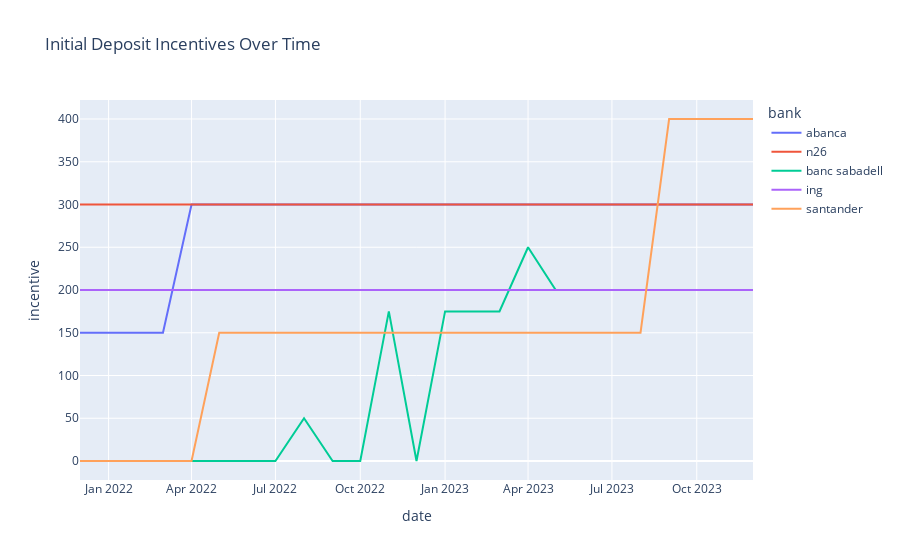

Write notebook code for a chart like this one.
### Code cell
# plot incentives (where incentives are > 0) for all banks over time  with plotly in a stacked line chart
# get only banks who have had a non zero incentive
incentive_banks = data.loc[data['incentive'] != 0, 'bank'].unique()

plot_data = data[data['bank'].isin(incentive_banks)]

fig = px.line(plot_data, x='date', y='incentive', color='bank', title='Initial Deposit Incentives Over Time')
fig.show()

### Figure 1 — Plotly figure (JSON) as saved in the notebook; plotly's stock layout.template omitted (floating-point values rounded to 4 significant figures)
{"data": [{"hovertemplate": "bank=abanca<br>date=%{x}<br>incentive=%{y}<extra></extra>", "legendgroup": "abanca", "line": {"color": "#636efa", "dash": "solid"}, "marker": {"symbol": "circle"}, "mode": "lines", "name": "abanca", "orientation": "v", "showlegend": true, "type": "scatter", "x": ["2021-12-01", "2022-01-01", "2022-02-01", "2022-03-01", "2022-04-01", "2022-05-01", "2022-06-01", "2022-07-01", "2022-08-01", "2022-09-01", "2022-10-01", "2022-11-01", "2022-12-01", "2023-01-01", "2023-02-01", "2023-03-01", "2023-04-01", "2023-05-01", "2023-06-01", "2023-07-01", "2023-08-01", "2023-09-01", "2023-10-01", "2023-11-01", "2023-12-01"], "xaxis": "x", "y": [150, 150, 150, 150, 300, 300, 300, 300, 300, 300, 300, 300, 300, 300, 300, 300, 300, 300, 300, 300, 300, 300, 300, 300, 300], "yaxis": "y"}, {"hovertemplate": "bank=n26<br>date=%{x}<br>incentive=%{y}<extra></extra>", "legendgroup": "n26", "line": {"color": "#EF553B", "dash": "solid"}, "marker": {"symbol": "circle"}, "mode": "lines", "name": "n26", "orientation": "v", "showlegend": true, "type": "scatter", "x": ["2021-12-01", "2022-01-01", "2022-02-01", "2022-03-01", "2022-04-01", "2022-05-01", "2022-06-01", "2022-07-01", "2022-08-01", "2022-09-01", "2022-10-01", "2022-11-01", "2022-12-01", "2023-01-01", "2023-02-01", "2023-03-01", "2023-04-01", "2023-05-01", "2023-06-01", "2023-07-01", "2023-08-01", "2023-09-01", "2023-10-01", "2023-11-01", "2023-12-01"], "xaxis": "x", "y": [300, 300, 300, 300, 300, 300, 300, 300, 300, 300, 300, 300, 300, 300, 300, 300, 300, 300, 300, 300, 300, 300, 300, 300, 300], "yaxis": "y"}, {"hovertemplate": "bank=banc sabadell<br>date=%{x}<br>incentive=%{y}<extra></extra>", "legendgroup": "banc sabadell", "line": {"color": "#00cc96", "dash": "solid"}, "marker": {"symbol": "circle"}, "mode": "lines", "name": "banc sabadell", "orientation": "v", "showlegend": true, "type": "scatter", "x": ["2021-12-01", "2022-01-01", "2022-02-01", "2022-03-01", "2022-04-01", "2022-05-01", "2022-06-01", "2022-07-01", "2022-08-01", "2022-09-01", "2022-10-01", "2022-11-01", "2022-12-01", "2023-01-01", "2023-02-01", "2023-03-01", "2023-04-01", "2023-05-01", "2023-06-01", "2023-07-01", "2023-08-01", "2023-09-01", "2023-10-01", "2023-11-01", "2023-12-01"], "xaxis": "x", "y": [0, 0, 0, 0, 0, 0, 0, 0, 50, 0, 0, 175, 0, 175, 175, 175, 250, 200, 200, 200, 200, 200, 200, 200, 200], "yaxis": "y"}, {"hovertemplate": "bank=ing<br>date=%{x}<br>incentive=%{y}<extra></extra>", "legendgroup": "ing", "line": {"color": "#ab63fa", "dash": "solid"}, "marker": {"symbol": "circle"}, "mode": "lines", "name": "ing", "orientation": "v", "showlegend": true, "type": "scatter", "x": ["2021-12-01", "2022-01-01", "2022-02-01", "2022-03-01", "2022-04-01", "2022-05-01", "2022-06-01", "2022-07-01", "2022-08-01", "2022-09-01", "2022-10-01", "2022-11-01", "2022-12-01", "2023-01-01", "2023-02-01", "2023-03-01", "2023-04-01", "2023-05-01", "2023-06-01", "2023-07-01", "2023-08-01", "2023-09-01", "2023-10-01", "2023-11-01", "2023-12-01"], "xaxis": "x", "y": [200, 200, 200, 200, 200, 200, 200, 200, 200, 200, 200, 200, 200, 200, 200, 200, 200, 200, 200, 200, 200, 200, 200, 200, 200], "yaxis": "y"}, {"hovertemplate": "bank=santander<br>date=%{x}<br>incentive=%{y}<extra></extra>", "legendgroup": "santander", "line": {"color": "#FFA15A", "dash": "solid"}, "marker": {"symbol": "circle"}, "mode": "lines", "name": "santander", "orientation": "v", "showlegend": true, "type": "scatter", "x": ["2021-12-01", "2022-01-01", "2022-02-01", "2022-03-01", "2022-04-01", "2022-05-01", "2022-06-01", "2022-07-01", "2022-08-01", "2022-09-01", "2022-10-01", "2022-11-01", "2022-12-01", "2023-01-01", "2023-02-01", "2023-03-01", "2023-04-01", "2023-05-01", "2023-06-01", "2023-07-01", "2023-08-01", "2023-09-01", "2023-10-01", "2023-11-01", "2023-12-01"], "xaxis": "x", "y": [0, 0, 0, 0, 0, 150, 150, 150, 150, 150, 150, 150, 150, 150, 150, 150, 150, 150, 150, 150, 150, 400, 400, 400, 400], "yaxis": "y"}], "layout": {"legend": {"title": {"text": "bank"}, "tracegroupgap": 0}, "title": {"text": "Initial Deposit Incentives Over Time"}, "xaxis": {"anchor": "y", "domain": [0, 1], "title": {"text": "date"}}, "yaxis": {"anchor": "x", "domain": [0, 1], "title": {"text": "incentive"}}}}
